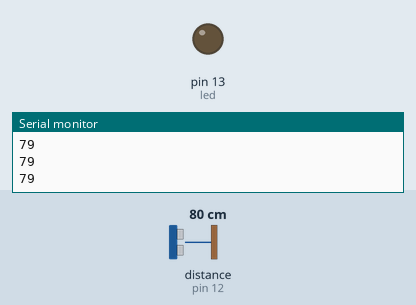
Simulated run of this sketch. Board: Arduino Uno, built with avr-gcc and run on an emulated ATmega328P. Shown: output pins drawn as LEDs (lit = HIGH), the last lines printed to the serial monitor. Wiring (inferred from the names in the program): ultrasonic range finder: trigger pin 11; echo pin 12. The inputs (shaded band) are chosen by the test bench; at power-on: distance to the obstacle (sensor on pin 12) 80 cm. The echo pulse lasts 58.3 µs per cm; pins used as bus, display or sensor lines are not drawn.

Above: at 1.2 s.
1.3 s: distance to the obstacle (sensor on pin 12) set to 7 cm
2.8 s: distance to the obstacle (sensor on pin 12) set to 4 cm
At 4.0 s:
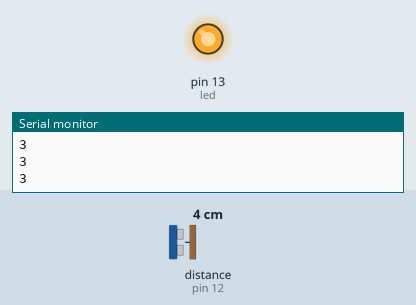
4.3 s: distance to the obstacle (sensor on pin 12) set to 9 cm
At 5.6 s:
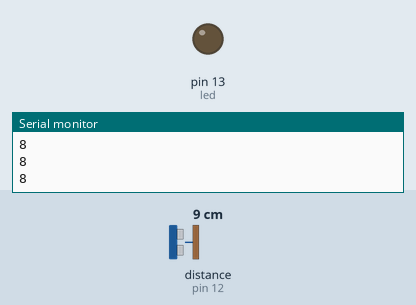
5.9 s: distance to the obstacle (sensor on pin 12) set to 2 cm
At 7.3 s:
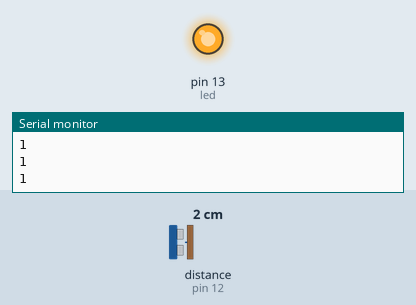
Timing chart, 0 to 8.5 s (numbered marks = the images above; inputs shaded):
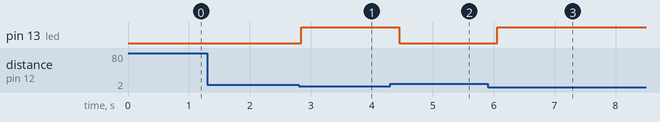

Measured:
- the behaviour switches between 6 and 5 cm on distance to the obstacle (sensor on pin 12) (found by bisection; images 0 and 1)
- after the input at 2.8 s, pin 13 (led): LOW → HIGH after 0.05 s
- after the input at 4.3 s, pin 13 (led): HIGH → LOW after 0.15 s
- after the input at 5.9 s, pin 13 (led): LOW → HIGH after 0.16 s

The sketch:

ultrasonic_distance_simple.ino
```cpp
/* Ultrasonic rilevatore distanza

Rilevatore distanza minore di 5cm.

HC-SR04 Ping distance sensor
VCC to arduino 5v - GND to arduino GND


 */

// Ultrasuoni
const byte trig = 11;
const byte echo = 12;
const byte led = 13;
long duration, distance;

void setup() {
    pinMode(trig, OUTPUT);
    pinMode(echo, INPUT);
    pinMode(led, OUTPUT);


    //Debug
    Serial.begin (9600);
}

void loop() {
    digitalWrite(trig, LOW);  // Prepare for ping
    delayMicroseconds(2); //
    digitalWrite(trig, HIGH); // Send a ping
    delayMicroseconds(10); //
    digitalWrite(trig, LOW); // Set down ping
    duration = pulseIn(echo, HIGH);
    distance = (duration/2) / 29.1; // Speed is ~300m/s,
    // so it takes ~29.1 milliseconds for a cm.
    // Distance is half of (out + back)
    if (distance < 5) {  // This is where the LED On/Off happens
        digitalWrite(led,HIGH); // When the Red condition is met, the Green LED should turn off
    }
    else {
        digitalWrite(led,LOW);
    }
    delay(200);
    Serial.println(distance);
}
```
